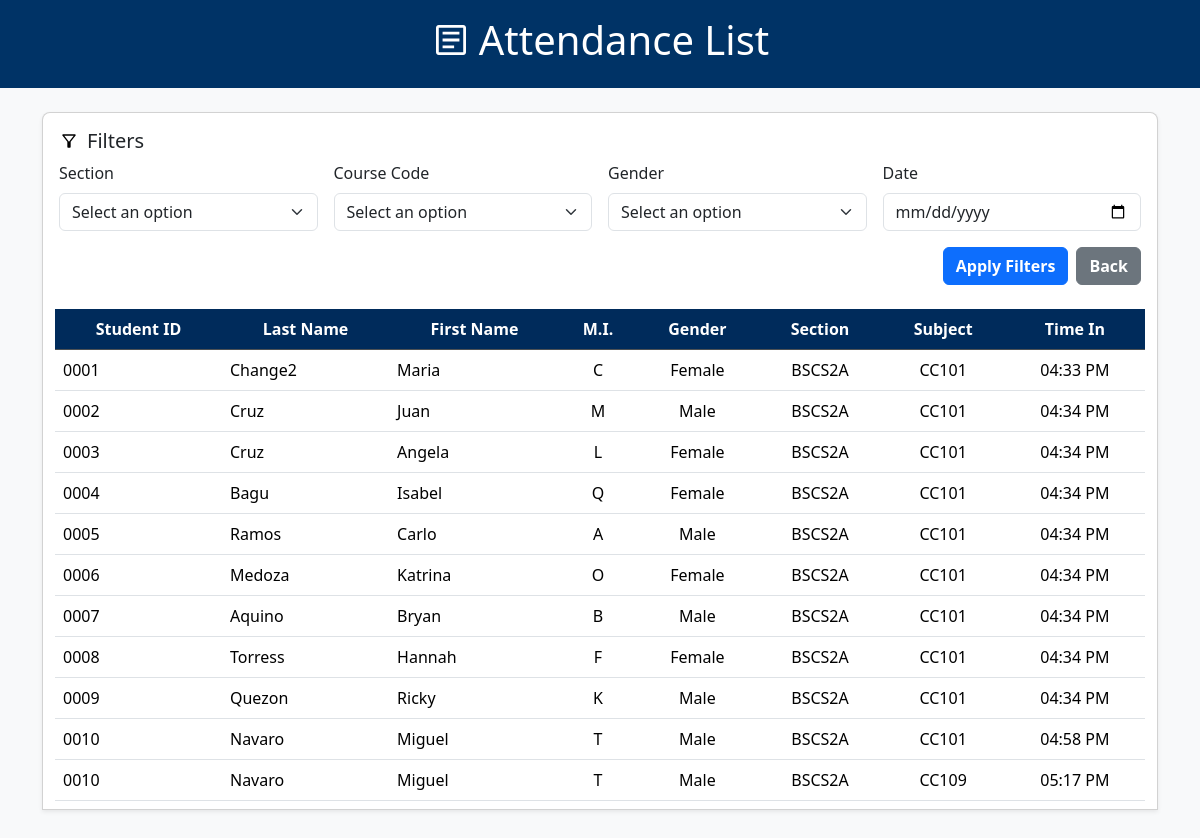
/pages/view_attendance_record.php, run on the app's committed database.
### tables this page shows
CREATE TABLE `attendance_record` (
  `attendanceid` int NOT NULL,
  `studentid` varchar(50) NOT NULL,
  `subject-code` varchar(50) NOT NULL,
  `section` varchar(50) NOT NULL,
  `scan_dateTime` datetime DEFAULT NULL
);

### pages/view_attendance_record.php (the view, shortened to what this page needs)
<?php include("../dbconnection.php"); ?>
<!DOCTYPE html>
<html lang="en">
<head>
    <link rel="stylesheet" href="../bootstrap.min.css">
    <link rel="stylesheet" href="../css/styles.css">
</head>
<body>
    <div class="header text-white text-center p-3">
        <h1 class="d-flex justify-content-center align-items-center gap-2" ><img src="../imgs/article.svg">Attendance List</h1>
    </div>
    <div class="container py-4">
        <div class="card custom-rounded-top shadow-sm mb-0">
            <div class="card-body">
        <form action="view_attendance_record.php" method="POST">
            <div>
                <h5 class="card-title mb-2 d-flex align-items-center">
                    <img src="../imgs/filter.svg" class="me-2" width="20"> Filters
                </h5>
            </div>
            <div class="row g-3 mb-3">
                <div class="col-md-3">
                    <label for="sectionFilter" class="form-label">Section</label>
                    <select name="section" class="form-select">
                        <option value="">Select an option</option>
                    </select>
                </div>
                <div class="col-md-3">
                    <label for="sectionFilter" class="form-label">Course Code</label>
                    <select name="subject-code" class="form-select">
                        <option value="">Select an option</option>
                    </select>
                </div>
                <div class="col-md-3">
                    <label for="sectionFilter" class="form-label">Gender</label>
                    <select name="gender" class="form-select">
                        <option value="">Select an option</option>
                    </select>
                </div>
                <div class="col-md-3">
                    <label for="sectionFilter" class="form-label">Date</label>
                    <input type="date" name="date" class="form-control" value="<?= isset($date) ? $date : '' ?>">
                </div>
            </div>
            <div class="row mt-3">
                <div class="col-12 d-flex justify-content-end w-100">
                    <button type="submit" name="action" value="view" class="btn btn-primary me-2 fw-bold">
                        Apply Filters
                    </button>
                    <button type="button" onclick="location.href='attendance_check.php'" name="action" value="view" class="btn btn-secondary fw-bold">
                        Back
                    </button>
                    </div>
                </div>
            </form>
        </div>
        <div class="attendance-list-table container mt-2" style="max-height: 500px; overflow-y: auto;">
            <table class="table table-hover align-middle">
                <thead class="table-dark text-center">
                    <tr>
                        <th scope="col" class="text-center">Student ID</th>
                        <th scope="col" class="text-center">Last Name</th>
                        <th scope="col" class="text-center">First Name</th>
                        <th scope="col" class="text-center">M.I.</th>
                        <th scope="col" class="text-center">Gender</th>
                        <th scope="col" class="text-center">Section</th>
                        <th scope="col" class="text-center">Subject</th>
                        <th scope="col" class="text-center">Time In</th>
                    </tr>
                </thead>
                <tbody>
                    <?php
                    $sql = "SELECT
                            s.studentid,
                            s.lastName,
                            s.firstName,
                            s.mi,
                            s.gender,
                            s.section AS student_section,
                            a.`subject-code`,
                            a.section AS attendance_section,
                            a.scan_dateTime
                            FROM
                                `students-tbl` s
                            JOIN
                                attendance_record a ON s.studentid = a.studentid
                            WHERE 1";
                            $stmt = $conn->prepare($sql);
                            $stmt->execute();
                            $result = $stmt->get_result();
                            if ($result->num_rows > 0) {
                                while ($row = $result->fetch_assoc()) {
                                    $formattedTime = date('h:i A', strtotime($row['scan_dateTime']));
                                    echo "<tr>
                                            <td scope='col'>{$row['studentid']}</td>
                                            <td scope='col'>{$row['lastName']}</td>
                                            <td scope='col'>{$row['firstName']}</td>
                                            <td scope='col' class='text-center'>{$row['mi']}</td>
                                            <td scope='col' class='text-center'>{$row['gender']}</td>
                                            <td scope='col' class='text-center'>{$row['student_section']}</td>
                                            <td scope='col' class='text-center'>{$row['subject-code']}</td>
                                            <td scope='col' class='text-center'>{$formattedTime}</td>
                                          </tr>";
                                }
                            } else {
                                echo "<tr><td colspan='8' class='text-center'>No records found</td></tr>";
                            }
                    ?>
                </tbody>
            </table>
        </div>
    </div>
    </div>
</body>
</html>

### css/styles.css (style rules this page uses)
:root { --primary-color: #003366; --secondary-color: #3399FF; --bg-color: #F8F9FA; --border-color: #DEE2E6; --text-color: #343A40; --text-table-light-color: #fff; --table-header-bg: #002B5B; --border-color: #ccc; }
body { background-color: var(--bg-color); color: var(--text-color); }
* { margin: 0; padding: 0; font-family: 'Segoe UI', Tahoma, Geneva, Verdana, sans-serif !important; }
table thead th { background-color: var(--table-header-bg) !important; color: var(--text-table-light-color) !important; }
.header { background-color: var(--primary-color); }
.custom-rounded-top { border-radius: 0.5rem 0.5rem 0 0; }

### data on the page
attendance_record: studentid.studentid "0001", studentid.lastName "Change2", studentid.firstName "Maria", studentid.mi "C", studentid.gender "Female", studentid.section "BSCS2A", value "CC101", scan_dateTime "04:33 PM"
attendance_record: studentid.studentid "0002", studentid.lastName "Cruz", studentid.firstName "Juan", studentid.mi "M", studentid.gender "Male", studentid.section "BSCS2A", value "CC101", scan_dateTime "04:34 PM"
attendance_record: studentid.studentid "0003", studentid.lastName "Cruz", studentid.firstName "Angela", studentid.mi "L", studentid.gender "Female", studentid.section "BSCS2A", value "CC101", scan_dateTime "04:34 PM"
attendance_record: studentid.studentid "0004", studentid.lastName "Bagu", studentid.firstName "Isabel", studentid.mi "Q", studentid.gender "Female", studentid.section "BSCS2A", value "CC101", scan_dateTime "04:34 PM"
attendance_record: studentid.studentid "0005", studentid.lastName "Ramos", studentid.firstName "Carlo", studentid.mi "A", studentid.gender "Male", studentid.section "BSCS2A", value "CC101", scan_dateTime "04:34 PM"
attendance_record: studentid.studentid "0006", studentid.lastName "Medoza", studentid.firstName "Katrina", studentid.mi "O", studentid.gender "Female", studentid.section "BSCS2A", value "CC101", scan_dateTime "04:34 PM"
attendance_record: studentid.studentid "0007", studentid.lastName "Aquino", studentid.firstName "Bryan", studentid.mi "B", studentid.gender "Male", studentid.section "BSCS2A", value "CC101", scan_dateTime "04:34 PM"
attendance_record: studentid.studentid "0008", studentid.lastName "Torress", studentid.firstName "Hannah", studentid.mi "F", studentid.gender "Female", studentid.section "BSCS2A", value "CC101", scan_dateTime "04:34 PM"
attendance_record: studentid.studentid "0009", studentid.lastName "Quezon", studentid.firstName "Ricky", studentid.mi "K", studentid.gender "Male", studentid.section "BSCS2A", value "CC101", scan_dateTime "04:34 PM"
attendance_record: studentid.studentid "0010", studentid.lastName "Navaro", studentid.firstName "Miguel", studentid.mi "T", studentid.gender "Male", studentid.section "BSCS2A", value "CC101", scan_dateTime "04:58 PM"
attendance_record: studentid.studentid "0010", studentid.lastName "Navaro", studentid.firstName "Miguel", studentid.mi "T", studentid.gender "Male", studentid.section "BSCS2A", value "CC109", scan_dateTime "05:17 PM"
